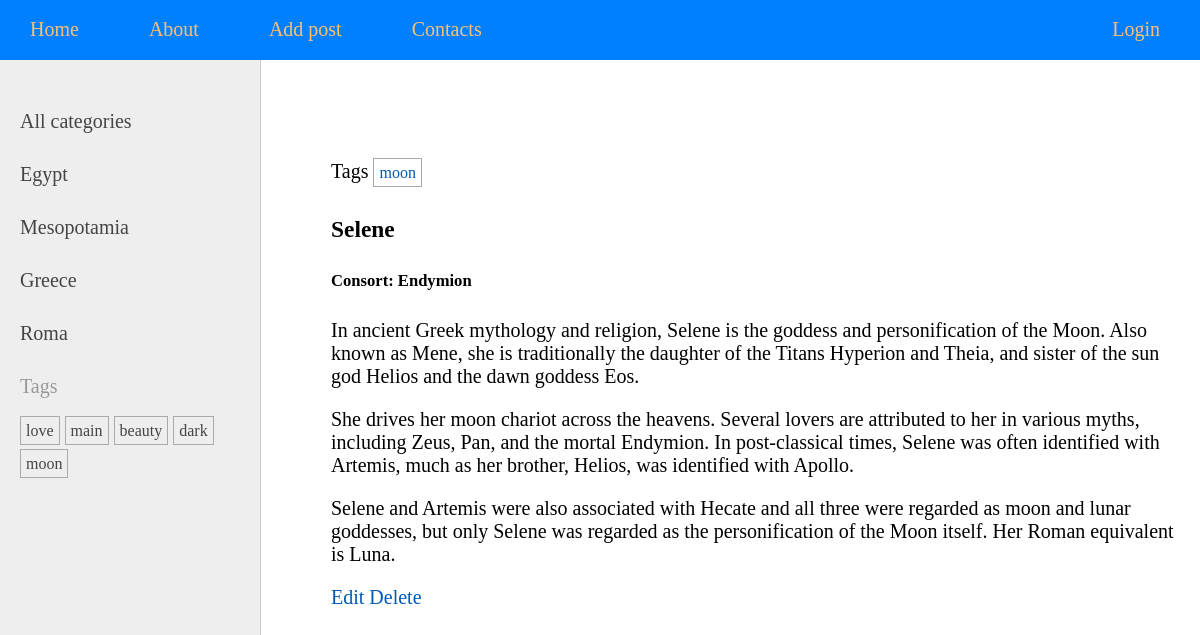
/goddess/Selene/, run on an earlier commit of the app's database.
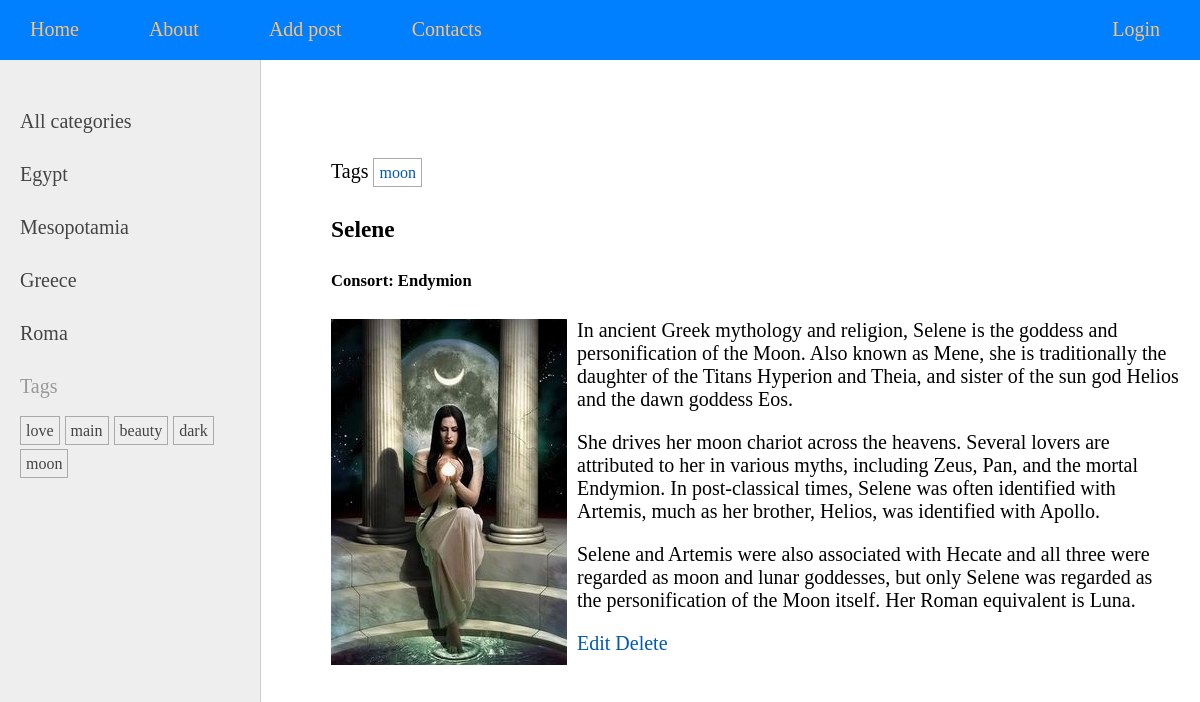
And on a later commit of the database.
### goddesses/models.py (models this page shows, shortened)
class Goddesses(models.Model):
    class Status(models.IntegerChoices):
        DRAFT = 0, 'Draft'
        PUBLISHED = 1, 'Published'
    title = models.CharField(max_length=255)
    slug = models.SlugField(max_length=255, unique=True, db_index=True,
                            validators=[
                               MinLengthValidator(5, message='5 characters minimum')
                             ])
    image = models.ImageField(upload_to='photos', default=None, null=True, blank=True, verbose_name='Image')
    content = models.TextField(blank=True)
    time_create = models.DateTimeField(auto_now_add=True)
    time_update = models.DateTimeField(auto_now=True)
    is_published = models.BooleanField(choices=tuple(map(lambda x: (bool(x[0]), x[1]), Status.choices)),
                                       default=Status.DRAFT)
    cat = models.ForeignKey('Category', on_delete=models.PROTECT, related_name='deities')
    tags = models.ManyToManyField('TagPost', blank=True, related_name='post_tags')
    consort = models.OneToOneField('Consort', on_delete=models.SET_NULL, blank=True, null=True, related_name='consort')
    objects = models.Manager()
    published = PublishedManager()
    class Meta:
        verbose_name = 'Deities'
        verbose_name_plural = 'Deities'
        ordering = ['-time_create']
        indexes = [
            models.Index(fields=['-time_create'])
        ]
    def get_edit_absolute_url(self):
        return reverse('edit_post', kwargs={'slug': self.slug})
    def get_del_absolute_url(self):
        return reverse('del_post', kwargs={'slug': self.slug})

class Consort(models.Model):
    name = models.CharField(max_length=100)
    occupation = models.CharField(max_length=100, blank=True)
    w_count = models.IntegerField(blank=True, default=0)
    def __str__(self):
        return self.name

### goddesses/views.py (the view)
# urls.py: path('goddess/<slug:post_slug>/', views.ShowPost.as_view(), name='goddess'),
class ShowPost(DetailView):
    template_name = 'goddesses/post.html'
    slug_url_kwarg = 'post_slug'
    context_object_name = 'post'
    def get_context_data(self, **kwargs):
        context = super().get_context_data(**kwargs)
        context['title'] = context['post'].title
        context['edit_absolute_url'] = context['post'].get_edit_absolute_url()
        context['del_absolute_url'] = context['post'].get_del_absolute_url()
        context['menu'] = menu
        return context
    def get_object(self, queryset=None):
        return get_object_or_404(Goddesses.published, slug=self.kwargs[self.slug_url_kwarg])

### goddesses/models.py (called while the page is built)
    def get_queryset(self):
        return super().get_queryset().filter(is_published=Goddesses.Status.PUBLISHED)

    def get_absolute_url(self):
        return reverse('category', kwargs={'cat_slug': self.slug})

    def get_absolute_url(self):
        return reverse('tag', kwargs={'tag_slug': self.slug})

### goddesses/templatetags/gods_tags.py (called while the page is built)
@register.inclusion_tag('goddesses/list_categories.html')
def show_categories(cat_selected=0):
    cats = Category.objects.all()
    return {'cats': cats, 'cat_selected': cat_selected}\

@register.inclusion_tag('goddesses/tags.html')
def show_tags():
    return {'tags': TagPost.objects.all()}

### goddesses/templates/goddesses/post.html
{% extends 'base.html' %}
{% block content %}
{% with post.tags.all as tags %}
{% if tags %}
    <ul class="tags-list">
        <li>Tags</li>
        {% for tag in tags %}
        <li><a href="{{ tag.get_absolute_url }}">{{ tag.tag }}</a></li>
        {% endfor %}
    </ul>
{% endif %}
{% endwith %}
<h3>{{ post.title }}</h3>
<h5>Consort: {{ post.consort }}</h5>
{% if post.image %}
<p><img class="img-article-left" src="{{post.image.url}}"></p>
{% endif %}
{{post.content|linebreaks}}
<span class="link-read-post"> <a href="{{ edit_absolute_url }}"> Edit </a></span>
<span class="link-read-post"> <a href="{{ del_absolute_url }}"> Delete </a></span>
{% endblock %}

What changed in the data, as far as the page shows it:
changed Goddesses "Selene": image: picture added
